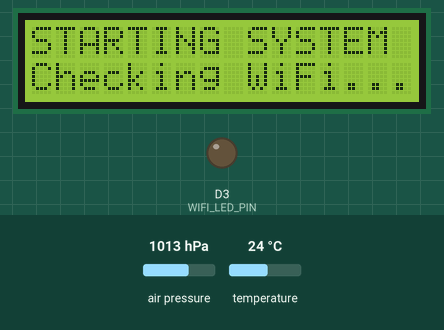
Recording of a sketch running on a simulated ESP8266 (Wemos D1 mini). On the bench: 16×2 character LCD, output pins drawn as LEDs (lit = HIGH). Inputs (shaded band) come from the test bench; at power-on: temperature 24 °C, air pressure 1013 hPa. WiFi joins after 1.5 s; servers stay silent unless stated; the local clock reads 2024-03-15 10:24:30 at power-on unless the sketch sets it; no MQTT or app messages arrive unless stated; what the sketch prints to the serial monitor is not drawn.

Above: at 4.8 s.
At 7.0 s:
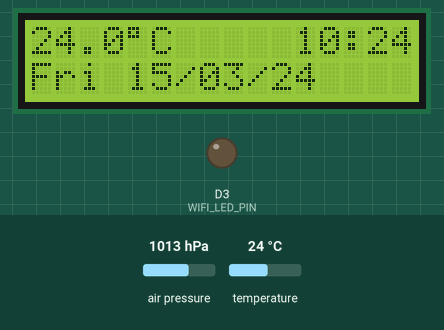
7.1 s: temperature set to 12 °C
At 12.4 s:
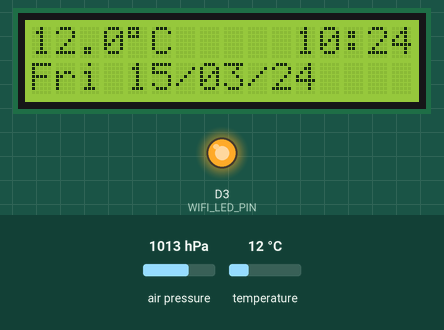
13.3 s: temperature set to 19 °C
At 16.1 s:
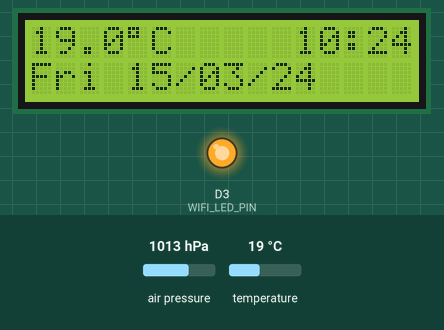
18.8 s: temperature set to 28 °C
At 23.1 s:
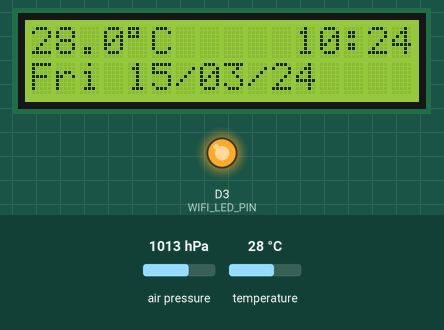
Timing chart, 0 to 24.6 s (numbered marks = the images above; inputs shaded):
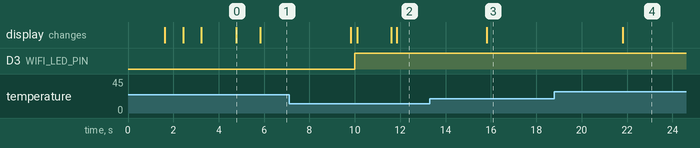

The sketch:

esp8266_bmp280_liq_v15.ino
```cpp
/*******************************************************************************
 * PROJECT NAME:  ESP8266 Smart Environmental Station (Non-Blocking Offline Safe)
 * TARGET BOARD:  LOLIN(WEMOS) D1 mini (or compatible ESP8266 mini board)
 * FIRMWARE VERSION: v15-SixSigmaImproved-MQTT
 *            - Inherits all v14 features (I2C recovery, Night mode LCD, WiFiManager)
 *            - Non-blocking MQTT integration (PubSubClient)
 *            - Home Assistant Auto-Discovery support
 * HARDWARE WIRING COMPOSITION:
 *   [ESP8266 Mini Pin]   --->   [Peripherals & Bus Lines]
 *   5V (or VIN)          --->   VCC of 16x2 LCD AND VCC of 5V BMP280 Module
 *   GND                  --->   GND of 16x2 LCD, BMP280, and LED Anode (-)
 *   D2 (GPIO 4)          --->   SDA of 16x2 LCD AND SDA of BMP280 Module
 *   D1 (GPIO 5)          --->   SCL of 16x2 LCD AND SCL of BMP280 Module
 *   D3 (GPIO 0)          --->   Wi-Fi Status LED (+ Anode via 220 Ohm Resistor)
 ******************************************************************************/

#include <Wire.h>
#include <LiquidCrystal_I2C.h>
#include <Adafruit_BMP280.h>
#include <time.h>                   // Core C Time library for POSIX DST management

// ESP8266 Core Network Implementations
#include <ESP8266WiFi.h>
#include <DNSServer.h>
#include <ESP8266WebServer.h>
#include <WiFiManager.h>
#include <ESP8266mDNS.h>

// MQTT Implementation
#include <PubSubClient.h>

// =============================================================================
// GLOBAL CONFIGURATION AND SYSTEM STATE DEFINITIONS
// =============================================================================
const String CONFIG_VERSION   = "v15-SixSigmaImproved-MQTT";
const char*  DNS_LOCAL_NAME   = "weer";     // Resolves to http://weer.local

// MQTT Broker Configuration (Change these to match your setup)
const char*  MQTT_SERVER      = "192.168.1.100"; // <--- IP ADRES VAN JE MQTT BROKER / HOME ASSISTANT
const int    MQTT_PORT        = 1883;
const char*  MQTT_USER        = "";              // Blank if no auth
const char*  MQTT_PASS        = "";              // Blank if no auth
const char*  MQTT_DEVICE_ID   = "esp8266_weerstation";
const char*  MQTT_DEVICE_NAME = "ESP8266 Weerstation";

// Hardware Addressing
const int    LCD_I2C_ADDRESS  = 0x27;       // Alternate fallback: 0x3F
const int    BMP_I2C_ADDRESS  = 0x76;       // Alternate fallback: 0x77

// Display Configuration
const int    LCD_COLUMNS      = 16;
const int    LCD_ROWS         = 2;

// Pin Definitions
const int    I2C_SDA_PIN      = D2;         // GPIO 4
const int    I2C_SCL_PIN      = D1;         // GPIO 5
const int    WIFI_LED_PIN     = D3;         // GPIO 0 - Wi-Fi status indicator LED

// POSIX Timezone Definition for Belgium (Europe/Brussels)
const char*  TZ_BELGIUM       = "CET-1CEST,M3.5.0,M10.5.0/3";
const char*  NTP_SERVER_1     = "be.pool.ntp.org";
const char*  NTP_SERVER_2     = "europe.pool.ntp.org";
const char*  NTP_SERVER_3     = "time.nist.gov";

// Configuration Features
bool ENABLE_NIGHT_MODE        = false;  // Boolean to toggle LCD night mode feature ON/OFF
bool isBacklightOff           = false; // Internal tracking state for LCD backlight

// Shared Data Buffers
float globalTemperature = 0.0;
float globalPressure    = 0.0;
bool  isNetworkOnline   = false;

// Differential rendering cache (To prevent redraw flickering)
char lastLCDTempStr[10] = "";
char lastLCDTimeStr[10] = "";
char lastLCDDateStr[20] = "";

// Global Object Driver Instances
LiquidCrystal_I2C lcd(LCD_I2C_ADDRESS, LCD_COLUMNS, LCD_ROWS);
Adafruit_BMP280   bmp;
ESP8266WebServer  server(80);
WiFiManager       wifiManager;

WiFiClient        espClient;
PubSubClient      mqttClient(espClient);

// Non-blocking loop timing tracking registers
unsigned long lastSensorUpdateTimestamp = 0;
const long    SENSOR_UPDATE_INTERVAL    = 3000;  // Read BMP280 every 3 seconds

unsigned long lastTimeUpdateTimestamp   = 0;
const long    TIME_UPDATE_INTERVAL      = 2000;  // Check LCD diff every 2000 ms

unsigned long lastWiFiCheckTimestamp    = 0;
// Dynamic Wi-Fi Interval (Six Sigma adjustment): 60s when online, 10s when reconnecting
const long    WIFI_CHECK_INTERVAL_ONLINE  = 60000;
const long    WIFI_CHECK_INTERVAL_OFFLINE = 10000;

// MQTT Reconnect Timing
unsigned long lastMqttReconnectTimestamp = 0;
const long    MQTT_RECONNECT_INTERVAL    = 30000; // Try MQTT reconnect every 30s if offline

// =============================================================================
// I2C BUS RECOVERY & RECONNECT ROUTINE
// =============================================================================

void recoverI2CBus() {
  Serial.println("[I2C-BUS] Executing bus recovery sequence...");
  Wire.pins(I2C_SDA_PIN, I2C_SCL_PIN);

  pinMode(I2C_SDA_PIN, INPUT_PULLUP);
  pinMode(I2C_SCL_PIN, INPUT_PULLUP);
  delayMicroseconds(10);

  // Clock SCL line 9 times to flush out stuck slave state machines
  for (int i = 0; i < 9; i++) {
    pinMode(I2C_SCL_PIN, OUTPUT);
    digitalWrite(I2C_SCL_PIN, LOW);
    delayMicroseconds(10);
    pinMode(I2C_SCL_PIN, INPUT_PULLUP);
    delayMicroseconds(10);
  }

  // Generate I2C STOP condition
  pinMode(I2C_SDA_PIN, OUTPUT);
  digitalWrite(I2C_SDA_PIN, LOW);
  delayMicroseconds(10);
  pinMode(I2C_SCL_PIN, INPUT_PULLUP);
  delayMicroseconds(10);
  pinMode(I2C_SDA_PIN, INPUT_PULLUP);
  delayMicroseconds(10);

  // Re-initialize Wire Hardware Subsystem
  Wire.begin(I2C_SDA_PIN, I2C_SCL_PIN);
  delay(100);

  lcd.init();
  if (!isBacklightOff) {
    lcd.backlight();
  } else {
    lcd.noBacklight();
  }

  bmp.begin(BMP_I2C_ADDRESS);
  Serial.println("[I2C-BUS] Recovery completed. Drivers re-initialized.");
}

// =============================================================================
// MQTT & HOME ASSISTANT AUTO-DISCOVERY ROUTINES
// =============================================================================

void publishHomeAssistantDiscovery() {
  if (!mqttClient.connected()) return;

  Serial.println("[MQTT] Publishing Home Assistant Auto-Discovery configs...");

  // 1. Temperature Sensor
  String tempTopic = "homeassistant/sensor/" + String(MQTT_DEVICE_ID) + "_temp/config";
  String tempPayload = "{"
    "\"name\":\"Temperatuur\","
    "\"stat_t\":\"" + String(MQTT_DEVICE_ID) + "/state\","
    "\"unit_of_meas\":\"°C\","
    "\"dev_cla\":\"temperature\","
    "\"val_tpl\":\"{{ value_json.temperature }}\","
    "\"uniq_id\":\"" + String(MQTT_DEVICE_ID) + "_temp\","
    "\"dev\":{\"ids\":[\"" + String(MQTT_DEVICE_ID) + "\"],\"name\":\"" + String(MQTT_DEVICE_NAME) + "\",\"mdl\":\"ESP8266\",\"mf\":\"DIY\"}"
  "}";
  mqttClient.publish(tempTopic.c_str(), tempPayload.c_str(), true);

  // 2. Barometric Pressure Sensor
  String pressTopic = "homeassistant/sensor/" + String(MQTT_DEVICE_ID) + "_press/config";
  String pressPayload = "{"
    "\"name\":\"Luchtdruk\","
    "\"stat_t\":\"" + String(MQTT_DEVICE_ID) + "/state\","
    "\"unit_of_meas\":\"hPa\","
    "\"dev_cla\":\"pressure\","
    "\"val_tpl\":\"{{ value_json.pressure }}\","
    "\"uniq_id\":\"" + String(MQTT_DEVICE_ID) + "_press\","
    "\"dev\":{\"ids\":[\"" + String(MQTT_DEVICE_ID) + "\"],\"name\":\"" + String(MQTT_DEVICE_NAME) + "\"}"
  "}";
  mqttClient.publish(pressTopic.c_str(), pressPayload.c_str(), true);

  // 3. Wi-Fi Signal Strength
  String rssiTopic = "homeassistant/sensor/" + String(MQTT_DEVICE_ID) + "_rssi/config";
  String rssiPayload = "{"
    "\"name\":\"Wi-Fi Signaal\","
    "\"stat_t\":\"" + String(MQTT_DEVICE_ID) + "/state\","
    "\"unit_of_meas\":\"dBm\","
    "\"dev_cla\":\"signal_strength\","
    "\"val_tpl\":\"{{ value_json.rssi }}\","
    "\"uniq_id\":\"" + String(MQTT_DEVICE_ID) + "_rssi\","
    "\"entity_category\":\"diagnostic\","
    "\"dev\":{\"ids\":[\"" + String(MQTT_DEVICE_ID) + "\"],\"name\":\"" + String(MQTT_DEVICE_NAME) + "\"}"
  "}";
  mqttClient.publish(rssiTopic.c_str(), rssiPayload.c_str(), true);
}

bool reconnectMQTT() {
  if (!isNetworkOnline) return false;

  Serial.print("[MQTT] Attempting connection to ");
  Serial.print(MQTT_SERVER);
  Serial.print("...");

  String clientId = String(MQTT_DEVICE_ID) + "-" + String(ESP.getChipId(), HEX);

  bool connected = false;
  if (strlen(MQTT_USER) > 0) {
    connected = mqttClient.connect(clientId.c_str(), MQTT_USER, MQTT_PASS);
  } else {
    connected = mqttClient.connect(clientId.c_str());
  }

  if (connected) {
    Serial.println(" CONNECTED!");
    publishHomeAssistantDiscovery();
  } else {
    Serial.print(" FAILED, rc=");
    Serial.println(mqttClient.state());
  }
  return connected;
}

void sendMqttTelemetry() {
  if (!mqttClient.connected()) return;

  String payload = "{";
  payload += "\"temperature\":" + String(globalTemperature, 1) + ",";
  payload += "\"pressure\":" + String(globalPressure, 1) + ",";
  payload += "\"rssi\":" + String(WiFi.RSSI());
  payload += "}";

  String stateTopic = String(MQTT_DEVICE_ID) + "/state";
  mqttClient.publish(stateTopic.c_str(), payload.c_str());
  Serial.println("[MQTT] Telemetry published successfully.");
}

// =============================================================================
// TIMEKEEPING & NTP ROUTINES
// =============================================================================

void configureTimeServices() {
  Serial.println("[TIME-SYSTEM] Initializing Belgian Time Zone POSIX parameters...");
  configTime(TZ_BELGIUM, NTP_SERVER_1, NTP_SERVER_2, NTP_SERVER_3);
}

bool getFormattedLocalTime(char* timeBuffer, char* dateBuffer) {
  time_t now = time(nullptr);

  if (now < 1577836800) { // Prior to 2020 -> Not yet synchronized
    sprintf(timeBuffer, "--:--");
    sprintf(dateBuffer, "--- --/--/--");
    return false;
  }

  struct tm timeinfo;
  localtime_r(&now, &timeinfo);

  strftime(timeBuffer, 6, "%H:%M", &timeinfo);         // 00:25
  strftime(dateBuffer, 14, "%a %d/%m/%y", &timeinfo);  // Mon 28/09/26
  return true;
}

void updateBacklightSchedule() {
  if (!ENABLE_NIGHT_MODE) {
    if (isBacklightOff) {
      lcd.backlight();
      isBacklightOff = false;
    }
    return;
  }

  time_t now = time(nullptr);
  if (now < 1577836800) return; // Time not set yet

  struct tm timeinfo;
  localtime_r(&now, &timeinfo);

  int currentHour = timeinfo.tm_hour;

  // Night hours active from 01:00 up to 04:59 (1 <= hour < 5)
  if (currentHour >= 1 && currentHour < 5) {
    if (!isBacklightOff) {
      lcd.noBacklight();
      isBacklightOff = true;
      Serial.println("[LCD] Night mode active: Backlight turned OFF (01:00 - 05:00)");
    }
  } else {
    if (isBacklightOff) {
      lcd.backlight();
      isBacklightOff = false;
      Serial.println("[LCD] Day mode active: Backlight turned ON");
    }
  }
}

// =============================================================================
// SERIAL DIAGNOSTIC PRINTER
// =============================================================================

void printSerialTelemetryHeader(const char* timeStr, const char* dateStr) {
  Serial.println("========================================");
  Serial.println("           TELEMETRY REPORT             ");
  Serial.println("========================================");
  Serial.print("Time    : "); Serial.println(timeStr);
  Serial.print("Date    : "); Serial.println(dateStr);
  Serial.print("Temp    : "); Serial.print(globalTemperature, 1); Serial.println(" \xC2\xB0""C");
  Serial.print("Pressure: "); Serial.print(globalPressure, 1); Serial.println(" hPa");

  if (isNetworkOnline) {
    Serial.println("Status  : ONLINE");
    Serial.print("SSID    : "); Serial.println(WiFi.SSID());
    Serial.print("IP Addr : "); Serial.println(WiFi.localIP());
    Serial.print("DNS Name: http://"); Serial.print(DNS_LOCAL_NAME); Serial.println(".local");
    Serial.print("MQTT    : "); Serial.println(mqttClient.connected() ? "CONNECTED" : "DISCONNECTED");
  } else {
    String targetSSID = WiFi.SSID();

    if (WiFi.getMode() == WIFI_AP || WiFi.getMode() == WIFI_AP_STA) {
      Serial.println("Status  : OFFLINE (AP Config Portal Active)");
      Serial.println("AP SSID : WeatherNodeAP");
    } else {
      Serial.println("Status  : OFFLINE");
    }

    if (targetSSID.length() > 0) {
      Serial.print("Connecting to: "); Serial.println(targetSSID);
    } else {
      Serial.println("Target SSID  : None chosen yet");
    }
  }
  Serial.println("========================================\n");
}

// =============================================================================
// WEB INTERFACE GENERATOR
// =============================================================================

void handleRootWebPage() {
  Serial.println("[WEB-SERVER] HTTP GET request parsed on root '/' route.");

  char timeBuf[6]  = "--:--";
  char dateBuf[14] = "--- --/--/--";
  getFormattedLocalTime(timeBuf, dateBuf);

  String html = "<!DOCTYPE html><html><head><meta name='viewport' content='width=device-width, initial-scale=1.0'>";
  html += "<title>Weather Station v15</title>";
  html += "<style>body{font-family:Arial,sans-serif; background:#f4f6f9; text-align:center; margin:0; padding:20px; color:#333;}";
  html += ".card{background:white; max-width:420px; margin:20px auto; padding:20px; border-radius:15px; box-shadow:0 4px 15px rgba(0,0,0,0.1);}";
  html += "h1{color:#2c3e50; font-size:22px;} .metric{font-size:28px; font-weight:bold; color:#27ae60; margin:10px 0;}";
  html += ".time-box{background:#eef2f7; padding:10px; border-radius:8px; font-size:20px; margin-bottom:15px; font-weight:bold;}";
  html += ".net-box{background:#f8f9fa; border:1px solid #e9ecef; border-radius:8px; padding:10px; font-size:13px; text-align:left; margin-top:15px;}";
  html += ".unit{font-size:16px; color:#7f8c8d;} .footer{font-size:11px; color:#bdc3c7; margin-top:20px;}</style>";
  html += "<script>setTimeout(function(){location.reload();}, 3000);</script>";
  html += "</head><body>";
  html += "<div class='card'><h1>Smart Weather Station</h1>";
  html += "<div class='time-box'>" + String(dateBuf) + " | " + String(timeBuf) + "</div>";
  html += "<hr style='border:0; border-top:1px solid #eee;'>";
  html += "<p>Temperature</p><div class='metric'>" + String(globalTemperature, 1) + "<span class='unit'> &deg;C</span></div>";
  html += "<p>Barometric Pressure</p><div class='metric'>" + String(globalPressure, 1) + "<span class='unit'> hPa</span></div>";

  html += "<div class='net-box'>";
  html += "<b>Network Status:</b> " + String(isNetworkOnline ? "Online" : "Offline") + "<br>";
  html += "<b>SSID:</b> " + WiFi.SSID() + "<br>";
  html += "<b>IP Address:</b> " + WiFi.localIP().toString() + "<br>";
  html += "<b>Local Hostname:</b> http://" + String(DNS_LOCAL_NAME) + ".local<br>";
  html += "<b>MQTT Status:</b> " + String(mqttClient.connected() ? "Connected" : "Disconnected") + "<br>";
  html += "<b>Night Mode Enabled:</b> " + String(ENABLE_NIGHT_MODE ? "Yes" : "No");
  html += "</div>";

  html += "<div class='footer'>Node: ESP8266 | Build: " + CONFIG_VERSION + "</div>";
  html += "</div></body></html>";

  server.send(200, "text/html", html);
}

// =============================================================================
// SUB-ROUTINE SYSTEM MODULES
// =============================================================================

void initializeSerialDiagnostics() {
  Serial.begin(115200);
  delay(1000);
  Serial.flush();
  delay(500);
  Serial.println("\n========================================================");
  Serial.print("   SYSTEM BOOT UP: VERSION "); Serial.println(CONFIG_VERSION);
  Serial.println("   Target Platform: ESP8266 (LOLIN/WEMOS D1 Mini)");
  Serial.println("========================================================");
}

void configModeCallback(WiFiManager *myWiFiManager) {
  Serial.println("[WIFI-PORTAL] Manual Configuration Portal Triggered.");
  digitalWrite(WIFI_LED_PIN, LOW);
  lcd.clear();
  lcd.setCursor(0, 0);
  lcd.print("AP MODE ACTIVE  ");
  lcd.setCursor(0, 1);
  lcd.print("SSID:WeatherNode");
}

void initializeNetworkServices() {
  wifiManager.setConfigPortalBlocking(false);
  wifiManager.setAPCallback(configModeCallback);

  Serial.print("[NET-STAGE 1] Activating asynchronous Wi-Fi stack... ");
  wifiManager.autoConnect("WeatherNodeAP");

  lcd.clear();
  lcd.setCursor(0, 0);
  lcd.print("STARTING SYSTEM ");
  lcd.setCursor(0, 1);
  lcd.print("Checking WiFi...");

  delay(1000);
  lcd.clear();
  lastLCDTempStr[0] = '\0';
  lastLCDTimeStr[0] = '\0';
  lastLCDDateStr[0] = '\0';
}

void checkNetworkStatus() {
  wifiManager.process();

  bool currentStatus = (WiFi.status() == WL_CONNECTED);

  if (currentStatus && !isNetworkOnline) {
    isNetworkOnline = true;
    digitalWrite(WIFI_LED_PIN, HIGH);

    Serial.println("\n[NET-STATUS] Network came ONLINE!");
    Serial.print("[NET-STATUS] Connected SSID: "); Serial.println(WiFi.SSID());
    Serial.print("[NET-STATUS] Local IP     : "); Serial.println(WiFi.localIP());

    configureTimeServices();

    if (MDNS.begin(DNS_LOCAL_NAME)) {
      MDNS.addService("http", "tcp", 80);
      Serial.print("[MDNS] Domain activated: http://");
      Serial.print(DNS_LOCAL_NAME);
      Serial.println(".local");
    }
    server.on("/", handleRootWebPage);
    server.begin();

    // Setup MQTT Server configuration
    mqttClient.setServer(MQTT_SERVER, MQTT_PORT);
    reconnectMQTT();

    lcd.clear();
    lcd.setCursor(0, 0);
    lcd.print("WIFI CONNECTED! ");
    lcd.setCursor(0, 1);
    lcd.print(WiFi.localIP().toString());

    delay(1500);
    lcd.clear();
    lastLCDTempStr[0] = '\0';
    lastLCDTimeStr[0] = '\0';
    lastLCDDateStr[0] = '\0';
  }
  else if (!currentStatus && isNetworkOnline) {
    isNetworkOnline = false;
    digitalWrite(WIFI_LED_PIN, LOW);
    Serial.println("[NET-STATUS] Network went OFFLINE!");
    server.stop();
  }
}

void initializeHardware() {
  pinMode(WIFI_LED_PIN, OUTPUT);
  digitalWrite(WIFI_LED_PIN, LOW);

  lcd.init();
  lcd.backlight();

  lcd.clear();
  lcd.setCursor(0, 0);
  lcd.print("BOOTING DEVICE..");

  lcd.setCursor(0, 1);
  lcd.print("Init I2C Bus... ");
  Wire.begin(I2C_SDA_PIN, I2C_SCL_PIN);
  delay(400);
  lcd.print("OK");
  delay(400);

  Serial.print("[HW-STAGE 2] Probing BMP280 Sensor... ");
  lcd.setCursor(0, 1);
  lcd.print("Init BMP280...  ");

  if (!bmp.begin(BMP_I2C_ADDRESS)) {
    Serial.println("HARDWARE FAULT DETECTED! Running I2C recovery...");
    recoverI2CBus(); // Attempt unsticking bus before reporting error

    if (!bmp.begin(BMP_I2C_ADDRESS)) {
      Serial.println("CRITICAL HARDWARE FAULT UNRESOLVED!");
      lcd.clear();
      lcd.setCursor(0, 0);
      lcd.print("I2C BUS FAULT!  ");
      lcd.setCursor(0, 1);
      lcd.print("BMP280 DISCONN! ");

      while (1) {
        digitalWrite(WIFI_LED_PIN, !digitalRead(WIFI_LED_PIN));
        delay(250);
        ESP.wdtFeed();
        yield();
      }
    }
  }
  Serial.println("OK");
  lcd.print("OK");
  delay(800);
  lcd.clear();
}

void readSensorTelemetry() {
  float temp = bmp.readTemperature();
  float pres = bmp.readPressure() / 100.0F;

  if (!isnan(temp) && !isnan(pres) && temp >= -30.0 && temp <= 75.0) {
    globalTemperature = temp;
    globalPressure    = pres;

    // Send sensor values to MQTT if online
    sendMqttTelemetry();
  } else {
    Serial.println("[ERROR] Failed reading BMP280 sensor values! Triggering I2C recovery...");
    recoverI2CBus(); // Re-establish I2C bus upon consecutive read faults
  }
}

void renderLCDDisplay() {
  char currentTempStr[10];
  char currentTimeStr[10];
  char currentDateStr[20];

  dtostrf(globalTemperature, 4, 1, currentTempStr);
  getFormattedLocalTime(currentTimeStr, currentDateStr);

  // --- LINE 0: [Temp] [Time] ---
  char tempFormatted[8];
  sprintf(tempFormatted, "%s%cC", currentTempStr, (char)223);

  if (strcmp(tempFormatted, lastLCDTempStr) != 0) {
    lcd.setCursor(0, 0);
    lcd.print(tempFormatted);
    if (strlen(tempFormatted) < strlen(lastLCDTempStr)) {
      lcd.print(" ");
    }
    strcpy(lastLCDTempStr, tempFormatted);
  }

  if (strcmp(currentTimeStr, lastLCDTimeStr) != 0) {
    lcd.setCursor(11, 0);
    lcd.print(currentTimeStr);
    strcpy(lastLCDTimeStr, currentTimeStr);
  }

  // --- LINE 1: Date ---
  char datePadded[17];
  sprintf(datePadded, "%-16s", currentDateStr);

  if (strcmp(datePadded, lastLCDDateStr) != 0) {
    lcd.setCursor(0, 1);
    lcd.print(datePadded);
    strcpy(lastLCDDateStr, datePadded);
  }
}

// =============================================================================
// MAIN EXECUTION ROUTINES
// =============================================================================

void setup() {
  ESP.wdtFeed();

  initializeSerialDiagnostics();
  initializeHardware();
  initializeNetworkServices();
  configureTimeServices();

  readSensorTelemetry();
  renderLCDDisplay();
  Serial.println("[SYSTEM STATUS] Boot sequence complete. Processing main loop.\n");
}

void loop() {
  ESP.wdtFeed();

  wifiManager.process();
  yield();

  if (isNetworkOnline) {
    server.handleClient();
    MDNS.update();

    // MQTT Non-Blocking Keep-Alive & Reconnect Strategy
    if (!mqttClient.connected()) {
      unsigned long now = millis();
      if (now - lastMqttReconnectTimestamp >= MQTT_RECONNECT_INTERVAL) {
        lastMqttReconnectTimestamp = now;
        reconnectMQTT();
      }
    } else {
      mqttClient.loop();
    }
  }

  unsigned long currentMillis = millis();

  // 1. Asynchronous dynamic Wi-Fi check (Six Sigma: 60s online, 10s offline)
  long activeWiFiInterval = isNetworkOnline ? WIFI_CHECK_INTERVAL_ONLINE : WIFI_CHECK_INTERVAL_OFFLINE;
  if (currentMillis - lastWiFiCheckTimestamp >= activeWiFiInterval) {
    lastWiFiCheckTimestamp = currentMillis;
    checkNetworkStatus();
  }

  // 2. Read BMP280 Sensor telemetry, publish MQTT, update backlight schedule every 3 seconds
  if (currentMillis - lastSensorUpdateTimestamp >= SENSOR_UPDATE_INTERVAL) {
    lastSensorUpdateTimestamp = currentMillis;
    readSensorTelemetry();
    updateBacklightSchedule();

    char currentTimeStr[10];
    char currentDateStr[20];
    getFormattedLocalTime(currentTimeStr, currentDateStr);

    printSerialTelemetryHeader(currentTimeStr, currentDateStr);
  }

  // 3. Differential LCD render check every 2000 ms
  if (currentMillis - lastTimeUpdateTimestamp >= TIME_UPDATE_INTERVAL) {
    lastTimeUpdateTimestamp = currentMillis;
    renderLCDDisplay();
  }
}                                                                                      
```

Measured:
- after the input at 13.3 s, the display: changes after 2.5 s (image 3)
- after the input at 18.8 s, the display: changes after 3.0 s (image 4)
- what the display in image 0 shows lasts 1.0 s, from 4.8 s to 5.8 s
